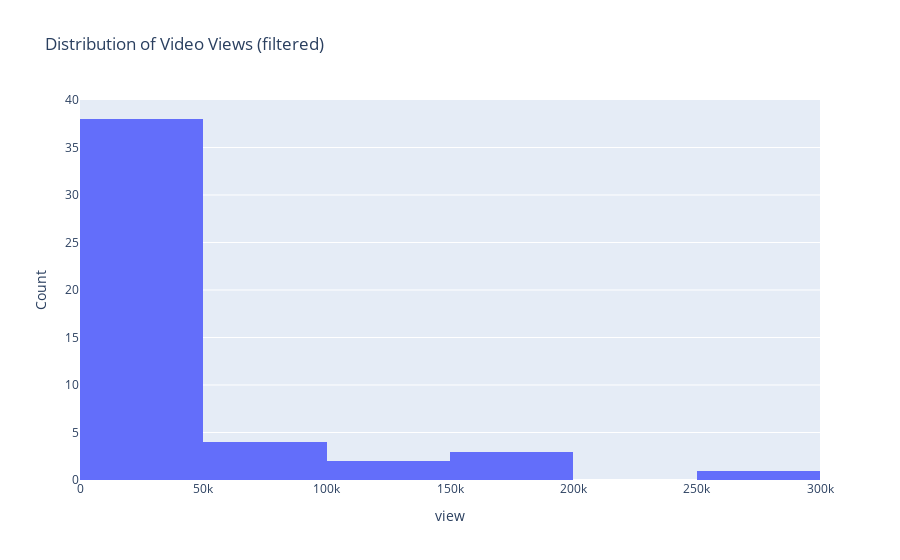

Here is the notebook cell this chart was saved with:
### Code cell
# Example: Histogram of views
plot_histogram_pl(filtered_data, "view", title="Distribution of Video Views (filtered)")

### Figure 1 — Plotly figure (JSON) as saved in the notebook; plotly's stock layout.template omitted (floating-point values rounded to 4 significant figures)
{"data": [{"type": "histogram", "x": [1246, 9455, 9596, 15296, 76690, 23782, 13928, 16940, 8870, 13025, 4155, 2168, 19393, 5918, 3755, 7716, 11775, 5140, 7172, 4735, 6452, 93427, 4671, 9478, 6723, 70246, 7544, 6365, 8118, 41436, 23066, 21425, 39523, 32453, 22977, 18792, 25018, 34508, 106898, 151063, 20355, 140821, 94150, 17087, 295728, 15309, 153696, 175487]}], "layout": {"title": {"text": "Distribution of Video Views (filtered)"}, "xaxis": {"title": {"text": "view"}}, "yaxis": {"title": {"text": "Count"}}}}
